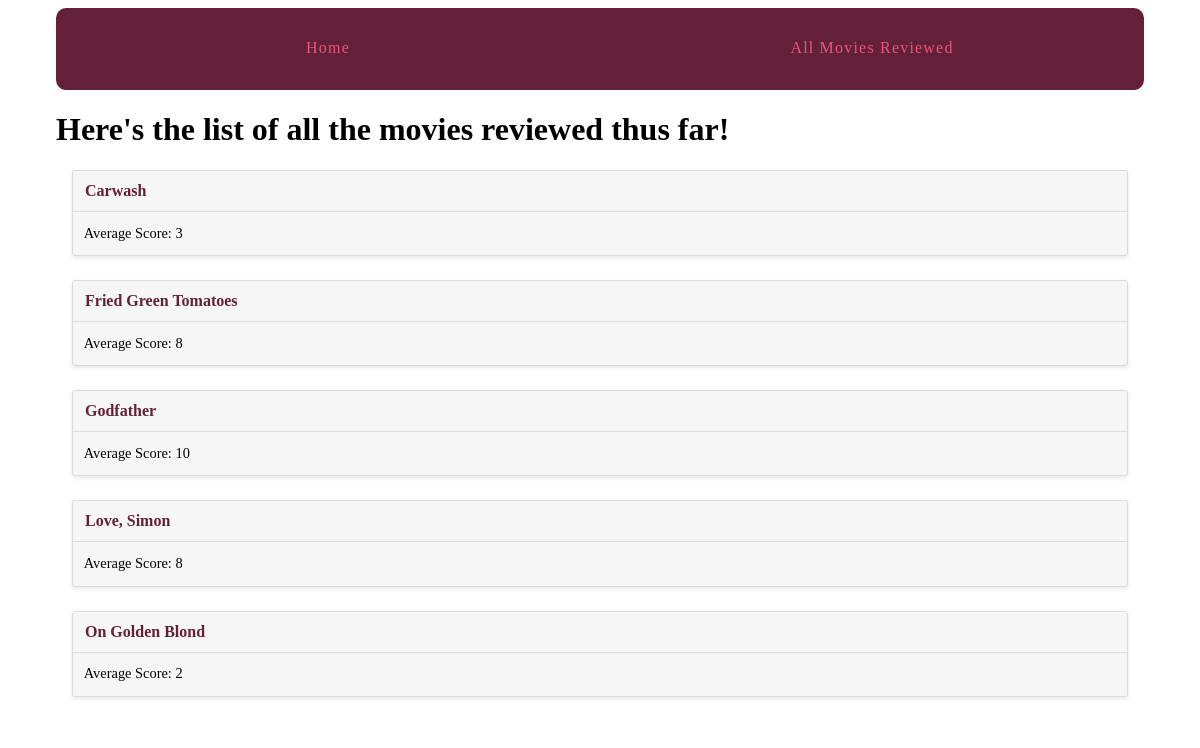
The page /movies/all_movies/ on the database as committed earlier.
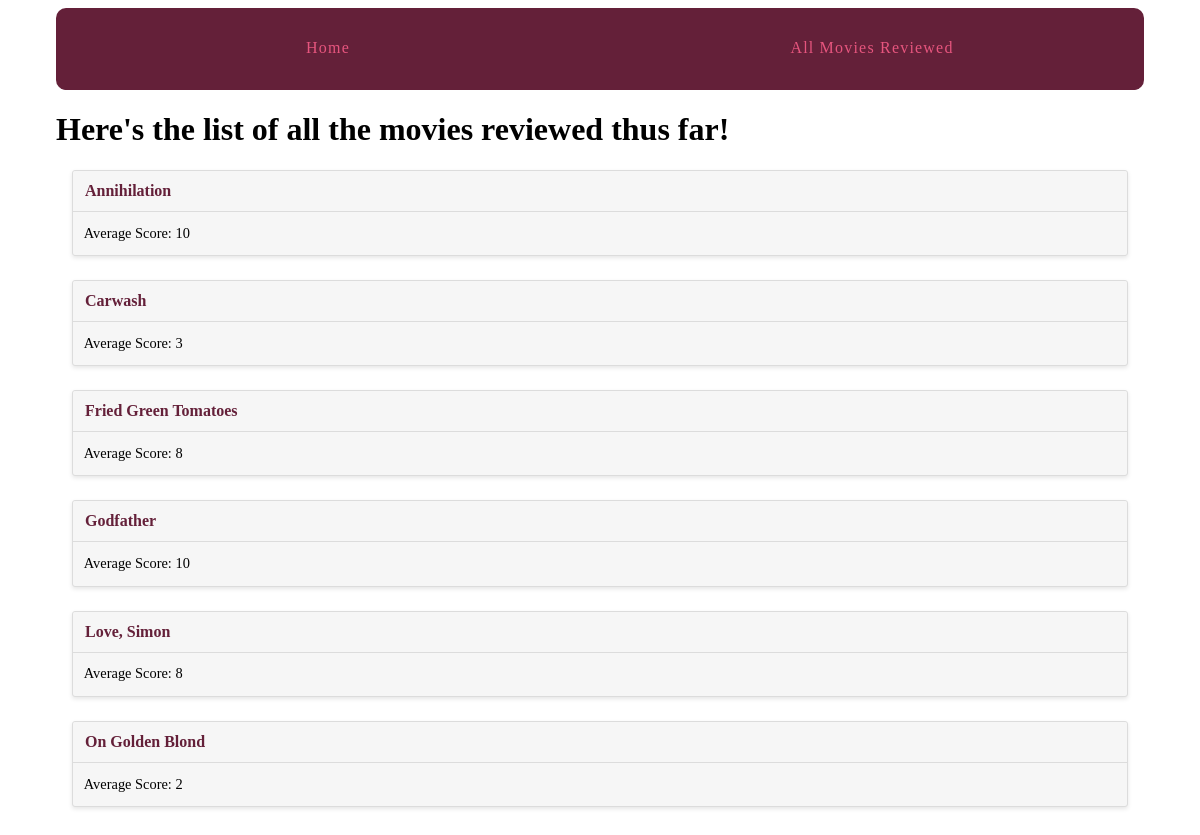
The same page on the database as committed later.
### movies/models.py (models this page shows, shortened)
class Movie(models.Model):
    MOVIE_CATEGORIES = (
    ('C', 'Comedy'),
    ('D', 'Documentary'),
    ('H', 'Horror'),
    ('RC', 'Romantic Comedy'),
    ('SF', 'Sci-Fi'),
    ('D', 'Drama'),
    ('Cl', 'Classic'),
    ('CC', 'Cult Classic'),
    )
    added = models.DateTimeField(auto_now_add=True)
    title = models.CharField(max_length=200)
    seen_on = models.DateField(default=date.today)
    rating = models.PositiveSmallIntegerField(default=0)
    category = models.CharField(choices=MOVIE_CATEGORIES, max_length=2, default='D')
    comments = models.TextField(blank=True, default='')
    reviewer = models.ForeignKey(User, on_delete=models.CASCADE) #many to one, if user is deleted all movies attributed will also be removed

### movies/views.py (the view)
# urls.py: path('all_movies/', views.all_movies, name='all_movies'),
def all_movies(request):
    movies = Movie.objects.all().order_by('title')
    return render(request, 'movies/movie_list.html', {'movies':movies})

### movies/templates/movies/movie_list.html (shortened to what this page needs)
{% extends "base.html" %}
{% block content %}
{% if reviewer %}
 <h1>Here's a list of those that you have seen, {{ reviewer }} (best to worst)</h1>
 {% else %}
 <h1>Here's the list of all the movies reviewed thus far!</h1>
 {% endif %}
{% for movie in movies %}
<div class="card">
    <header><a href="movie_detail/{{ movie.pk }}">{{ movie.title }}</a></header>
    <div class="card-copy">
        Average Score: {{ movie.rating }}
    </div>
</div>
{% endfor %}
 {% endblock %}

### templates/base.html (shortened to what this page needs)
{% load static from staticfiles %}
<!DOCTYPE>
<html>
<head>
    <link rel="stylesheet" href="{% static 'css/base.css' %}">
</head>
<body>
    <div class="site-container">
            <nav>
                    <a href="{% url 'home' %}">Home</a>
                    <a href="{% url 'all_movies' %}">All Movies Reviewed</a>
                </nav>
    {% block content %}
    {% endblock %}
    </div>
</body>
</html>

### assets/css/base.css (style rules this page uses)
html { box-sizing: border-box; }
*, *::after, *::before { box-sizing: inherit; }
.site-container { max-width: 68em; margin-left: auto; margin-right: auto; }
.site-container::after { clear: both; content: ""; display: table; }
.site-container nav { width: 100%; display: table; width: 100%; table-layout: fixed; border-bottom-left-radius: 10px; border-bottom-right-radius: 10px; border-top-left-radius: 10px; border-top-right-radius: 10px; border-bottom-left-radius: 10px; border-top-left-radius: 10px; border-bottom-right-radius: 10px; border-top-right-radius: 10px; background-color: #642039; margin-bottom: 1em; overflow: hidden; }
.site-container nav a { display: table-cell; width: 8.33333%; padding: 10px; border-bottom: 2px solid #642039; color: #e6557e; letter-spacing: 0.075em; line-height: 60px; text-align: center; text-decoration: none; }
.card { -webkit-flex-basis: 15em; -moz-flex-basis: 15em; flex-basis: 15em; -ms-flex-preferred-size: 15em; -webkit-flex-grow: 1; -moz-flex-grow: 1; flex-grow: 1; -ms-flex-positive: 1; -webkit-transition: all 0.2s ease-in-out; -moz-transition: all 0.2s ease-in-out; transition: all 0.2s ease-in-out; background-color: #f6f6f6; border-radius: 3px; border: 1px solid gainsboro; box-shadow: 0 2px 4px #e6e6e6; margin: 0 1em 1.5em 1em; position: relative; }
.card header { -webkit-transition: all 0.2s ease-in-out; -moz-transition: all 0.2s ease-in-out; transition: all 0.2s ease-in-out; background-color: #f6f6f6; border-bottom: 1px solid gainsboro; border-radius: 3px 3px 0 0; font-weight: bold; line-height: 1.5em; padding: 0.5em 0.75em; }
.card header a { color: #642039; text-decoration: none; }
.card .card-copy { font-size: 0.9em; line-height: 1.5em; padding: 0.75em 0.75em; }

Rows that differ between the two databases and show on the page:
added Movie: title "Annihilation", rating "10"
